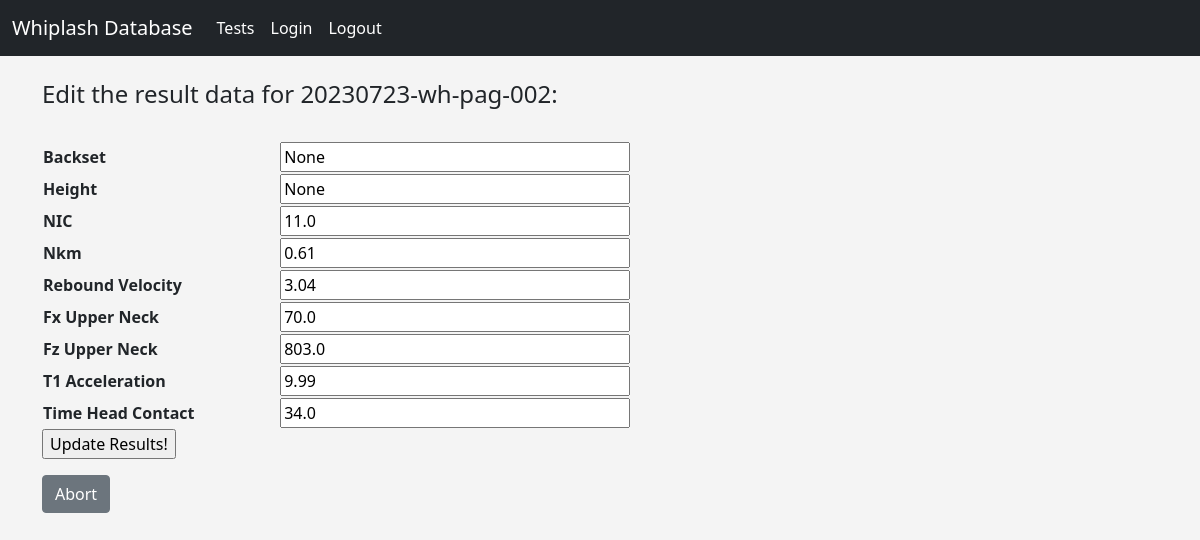
Screenshot of /update/2 (signed in) with the database file from the repository.
### models.py (models this page shows, shortened)
class Test(db.Model):
    id = db.Column(db.Integer, primary_key=True)
    label = db.Column(db.String(128), index=True, unique=False)
    pulse_id = db.Column(db.Integer, db.ForeignKey('pulse.id'))
    sample_id = db.Column(db.Integer, db.ForeignKey('sample.id'))
    result_id = db.relationship('Result', backref='test', uselist=False, cascade='all, delete, delete-orphan')

class Result(db.Model):
    id = db.Column(db.Integer, primary_key=True)
    backset = db.Column(db.Float, unique=False)
    height = db.Column(db.Float, unique=False)
    NIC = db.Column(db.Float, index=False, unique=False)
    Nkm = db.Column(db.Float, index=False, unique=False)
    rebound_velocity = db.Column(db.Float, index=False, unique=False)
    Fx_upper_neck = db.Column(db.Float, index=False, unique=False)
    Fz_upper_neck = db.Column(db.Float, index=False, unique=False)
    T1_acceleration = db.Column(db.Float, index=False, unique=False)
    time_head_contact = db.Column(db.Float, index=False, unique=False)
    test_id = db.Column(db.Integer, db.ForeignKey('test.id'))

### routes.py (the view)
@app.route('/update/<int:id>', methods=['GET', 'POST'])
@login_required
def update(id):
    form = ResultForm()
    result_to_update = Result.query.get_or_404(id)
    test_data = Test.query.get(id)
    if request.method == "POST":
        result_to_update.backset = request.form['Backset']
        result_to_update.height = request.form['Height']
        result_to_update.NIC = request.form['NIC']
        result_to_update.Nkm = request.form['Nkm']
        result_to_update.rebound_velocity = request.form['rebound_velocity']
        result_to_update.Fx_upper_neck = request.form['Fx_upper_neck']
        result_to_update.Fz_upper_neck = request.form['Fz_upper_neck']
        result_to_update.T1_acceleration = request.form['T1_acceleration']
        result_to_update.time_head_contact = request.form['time_head_contact']
        try:
            db.session.commit()
            flash("Result data updated successfully!")
            return redirect(url_for('test', id=id, _external=True, _scheme='http'))
        except:
            flash("Error! Looks like there is a problem.")
            return render_template("update.html", form=form, update_variable=result_to_update,
                                   label_variable=test_data.label)
    else:
        return render_template("update.html", form=form, update_variable=result_to_update,
                               label_variable=test_data.label)

### forms.py
class ResultForm(FlaskForm):
    Backset = FloatField("Backset")
    Height = FloatField("Height")
    NIC = FloatField("NIC", validators=[DataRequired()])
    Nkm = FloatField("Nkm", validators=[DataRequired()])
    rebound_velocity = FloatField("Rebound Velocity", validators=[DataRequired()])
    Fx_upper_neck = FloatField("Fx Upper Neck", validators=[DataRequired()])
    Fz_upper_neck = FloatField("Fz Upper Neck", validators=[DataRequired()])
    T1_acceleration = FloatField("T1 Acceleration", validators=[DataRequired()])
    time_head_contact = FloatField("Time Head Contact", validators=[DataRequired()])
    submit = SubmitField('Update Results!')
    cancel = SubmitField('Cancel')

### routes.py (called while the page is built)
@login_manager.user_loader
def load_user(user_id):
    return User.query.get(int(user_id))

### templates/update.html (shortened to what this page needs)
{% extends "base.html" %}
{% block content %}
<body>
    <h4> Edit the result data for {{ label_variable }}: </h4>
    <br>
    <form action="/update/{{update_variable.id}}" method="post">
        <table style="width:70%">
            <tr>
                <th> {{form.Backset.label}} </th>
                <td> {{ form.Backset(size=32,value=update_variable.backset) }} </td>
            </tr>
            <tr>
                <th> {{form.Height.label}} </th>
                <td> {{ form.Height(size=32,value=update_variable.height) }} </td>
            </tr>
            <tr>
                <th> {{form.NIC.label}} </th>
                <td> {{ form.NIC(size=32,value=update_variable.NIC) }} </td>
            </tr>
            <tr>
                <th> {{form.Nkm.label}} </th>
                <td> {{ form.Nkm(size=32,value=update_variable.Nkm) }} </td>
            </tr>
            <tr>
                <th> {{form.rebound_velocity.label}} </th>
                <td> {{ form.rebound_velocity(size=32,value=update_variable.rebound_velocity) }} </td>
            </tr>
                        <tr>
                <th> {{form.Fx_upper_neck.label}} </th>
                <td> {{ form.Fx_upper_neck(size=32,value=update_variable.Fx_upper_neck) }} </td>
            </tr>
                        <tr>
                <th> {{form.Fz_upper_neck.label}} </th>
                <td> {{ form.Fz_upper_neck(size=32,value=update_variable.Fz_upper_neck) }} </td>
            </tr>
                        <tr>
                <th> {{form.T1_acceleration.label}} </th>
                <td> {{ form.T1_acceleration(size=32,value=update_variable.T1_acceleration) }} </td>
            </tr>
            <tr>
                <th> {{form.time_head_contact.label}} </th>
                <td> {{ form.time_head_contact(size=32,value=update_variable.time_head_contact) }} </td>
            </tr>
        </table>
        <p>{{ form.submit() }} </p>
        <a href="{{ url_for('profile') }}" class="btn btn-secondary"> Abort </a>
    </form>
</body>
{% endblock %}

### static/css/style.css (style rules this page uses)
body { background: #f4f4f4; }

### rows the page displays
Test: label "20230723-wh-pag-002"
Result: NIC "11.0", Nkm "0.61", rebound_velocity "3.04", Fx_upper_neck "70.0", Fz_upper_neck "803.0", T1_acceleration "9.99", time_head_contact "34.0"
